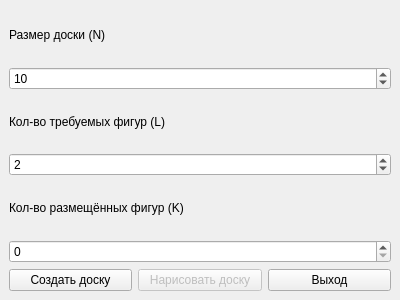
<?xml version="1.0" encoding="UTF-8"?>
<ui version="4.0">
 <class>MainWindow</class>
 <widget class="QMainWindow" name="MainWindow">
  <property name="geometry">
   <rect>
    <x>0</x>
    <y>0</y>
    <width>400</width>
    <height>300</height>
   </rect>
  </property>
  <property name="windowTitle">
   <string>Шахматы :: Главное Меню</string>
  </property>
  <widget class="QWidget" name="centralwidget">
   <layout class="QVBoxLayout" name="verticalLayout">
    <item>
     <widget class="QLabel" name="sizeLabel">
      <property name="text">
       <string>Размер доски (N)</string>
      </property>
     </widget>
    </item>
    <item>
     <widget class="QSpinBox" name="boardSizeSpinBox">
      <property name="minimum">
       <number>4</number>
      </property>
      <property name="maximum">
       <number>20</number>
      </property>
      <property name="value">
       <number>10</number>
      </property>
     </widget>
    </item>
    <item>
     <widget class="QLabel" name="requiredLabel">
      <property name="text">
       <string>Кол-во требуемых фигур (L)</string>
      </property>
     </widget>
    </item>
    <item>
     <widget class="QSpinBox" name="requiredFiguresSpinBox">
      <property name="minimum">
       <number>1</number>
      </property>
      <property name="maximum">
       <number>20</number>
      </property>
      <property name="value">
       <number>2</number>
      </property>
     </widget>
    </item>
    <item>
     <widget class="QLabel" name="placedLabel">
      <property name="text">
       <string>Кол-во размещённых фигур (K)</string>
      </property>
     </widget>
    </item>
    <item>
     <widget class="QSpinBox" name="placedFiguresSpinBox">
      <property name="minimum">
       <number>0</number>
      </property>
      <property name="maximum">
       <number>20</number>
      </property>
     </widget>
    </item>
    <item>
     <layout class="QHBoxLayout" name="horizontalLayout">
      <item>
       <widget class="QPushButton" name="createBoardButton">
        <property name="text">
         <string>Создать доску</string>
        </property>
       </widget>
      </item>
      <item>
       <widget class="QPushButton" name="drawBoardButton">
        <property name="enabled">
         <bool>false</bool>
        </property>
        <property name="text">
         <string>Нарисовать доску</string>
        </property>
       </widget>
      </item>
      <item>
       <widget class="QPushButton" name="exitButton">
        <property name="text">
         <string>Выход</string>
        </property>
       </widget>
      </item>
     </layout>
    </item>
   </layout>
  </widget>
 </widget>
 <resources/>
 <connections>
  <connection>
   <sender>exitButton</sender>
   <signal>clicked()</signal>
   <receiver>MainWindow</receiver>
   <slot>close()</slot>
   <hints>
    <hint type="sourcelabel">
     <x>20</x>
     <y>20</y>
    </hint>
    <hint type="destinationlabel">
     <x>20</x>
     <y>20</y>
    </hint>
   </hints>
  </connection>
 </connections>
</ui>
